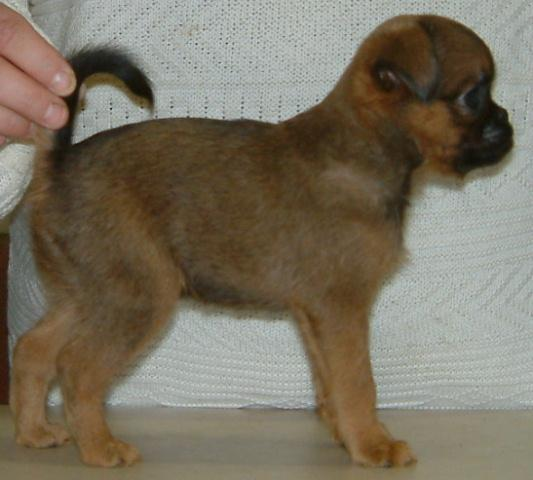
#> input picture Standford Dogs Dataset/images/Images/n02112706-Brabancon_griffon/n02112706_105.jpg, 533 x 480 px, found by its file name; its folder holds 4 pictures in this run
$ jupyter execute --allow-errors 2f_PCA.ipynb
#> lines starting #> are read from the running program, lines starting #| are printed output that depends on the picture
[cell 1]
import os
import cv2
from skimage.feature import hog

# Function to extract edge histograms
def get_edge_histograms_from_folder(folder_path):
    edge_histograms = []
    for filename in os.listdir(folder_path):
        if filename.endswith(".jpg") or filename.endswith(".png"):
            # Read the image
            img = cv2.imread(os.path.join(folder_path, filename))
#> img is the input picture: shape (480, 533, 3); mean B, G, R 96, 112.9, 121.5
            # Convert the image to grayscale
            gray = cv2.cvtColor(img, cv2.COLOR_BGR2GRAY)
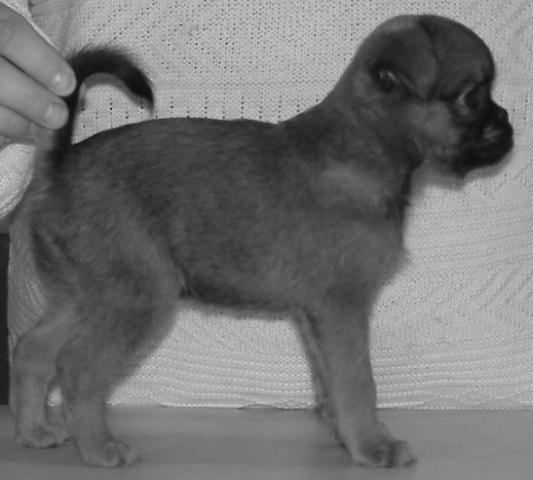
#> gray: shape (480, 533); min 11, max 211, mean 113.6
            # Calculate HOG features with consistent length (e.g., 36)
            features = hog(gray, orientations=9, pixels_per_cell=(8, 8), cells_per_block=(2, 2), transform_sqrt=True, block_norm='L2-Hys')
            edge_histograms.append(features.tolist())  # Convert numpy array to list
#> pass 2 of the loop in get_edge_histograms_from_folder, `for filename in os.listdir(folder_path):`:
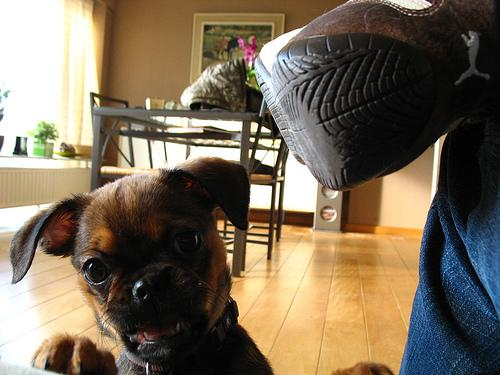
#> input picture Standford Dogs Dataset/images/Images/n02112706-Brabancon_griffon/n02112706_1065.jpg, 500 x 375 px, found by its file name
#> in get_edge_histograms_from_folder, img is the input picture: shape (375, 500, 3); mean B, G, R 88.8, 108.4, 122.1
#> in get_edge_histograms_from_folder, `gray = cv2.cvtColor(img, cv2.COLOR_BGR2GRAY)`:
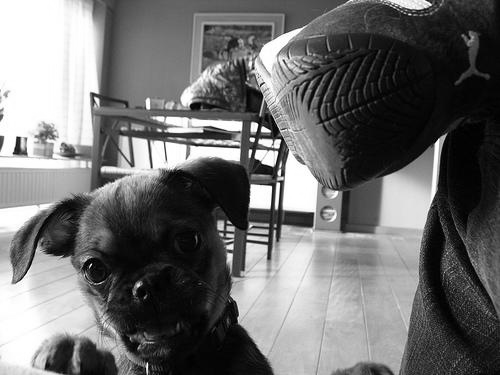
#> gray: shape (375, 500); min 0, max 255, mean 110.3
#> pass 3 of the loop in get_edge_histograms_from_folder, `for filename in os.listdir(folder_path):`:
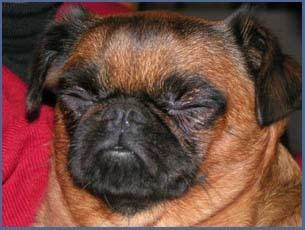
#> input picture Standford Dogs Dataset/images/Images/n02112706-Brabancon_griffon/n02112706_1072.jpg, 305 x 230 px, found by its file name
#> in get_edge_histograms_from_folder, img is the input picture: shape (230, 305, 3); mean B, G, R 61.8, 71.2, 109.2
#> in get_edge_histograms_from_folder, `gray = cv2.cvtColor(img, cv2.COLOR_BGR2GRAY)`:
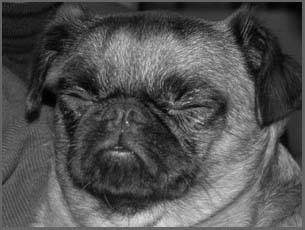
#> gray: shape (230, 305); min 0, max 217, mean 81.5
#> the loop made 4 passes; the first 3 are shown
    return edge_histograms  # Returns a list of lists

# Set the folder paths
folder1 = "C:/Users/HP/Data_Mining/Standford Dogs Dataset/images/Images/n02112706-Brabancon_griffon/"
folder2 = "C:/Users/HP/Data_Mining/Standford Dogs Dataset/images/Images/n02085936-Maltese_dog/"

# Get edge histograms for the two classes
edge_histograms_class1 = get_edge_histograms_from_folder(folder1)
#> (the rest of this cell did not finish here and is left out)
